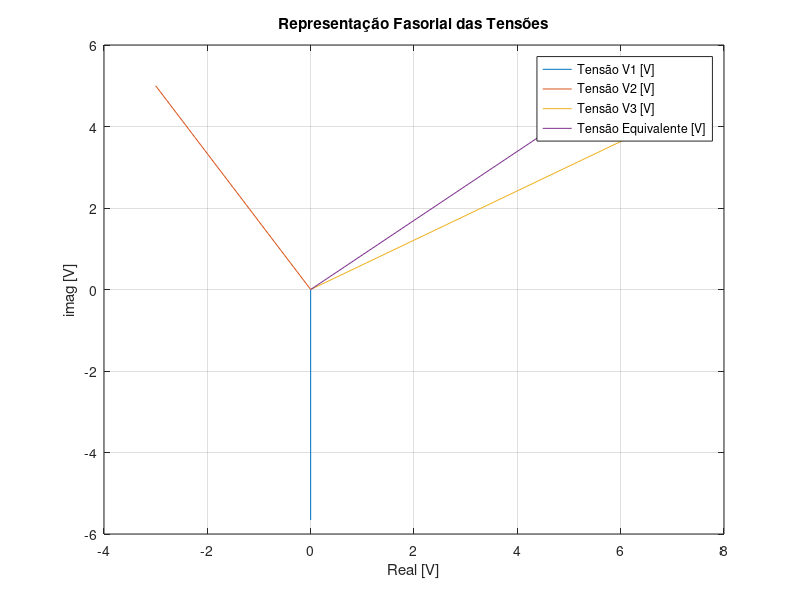
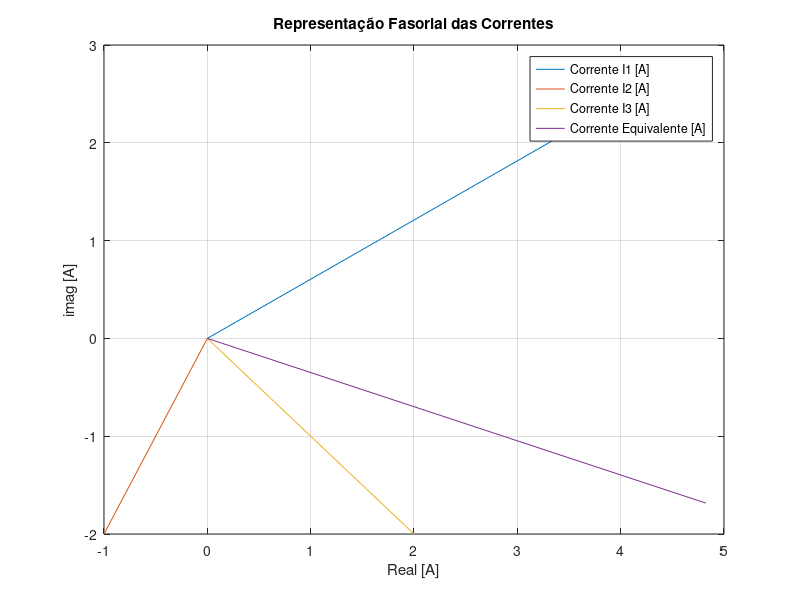
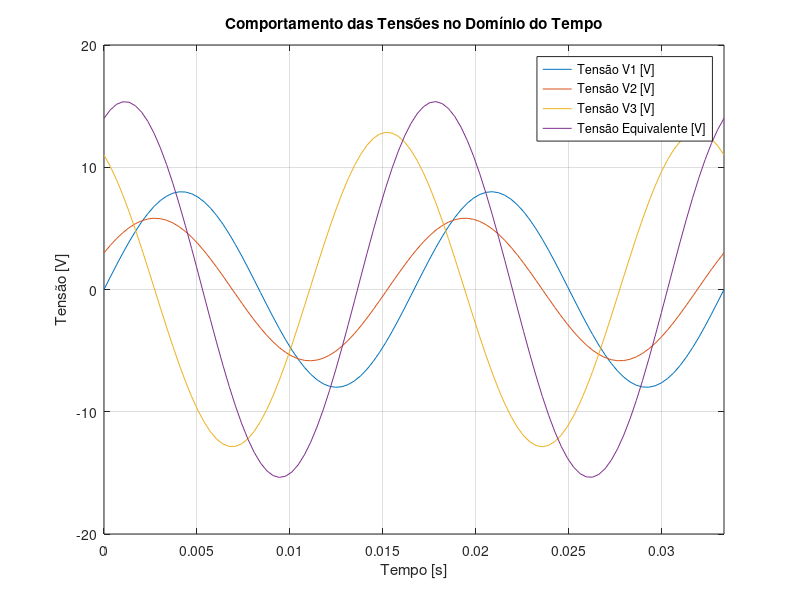
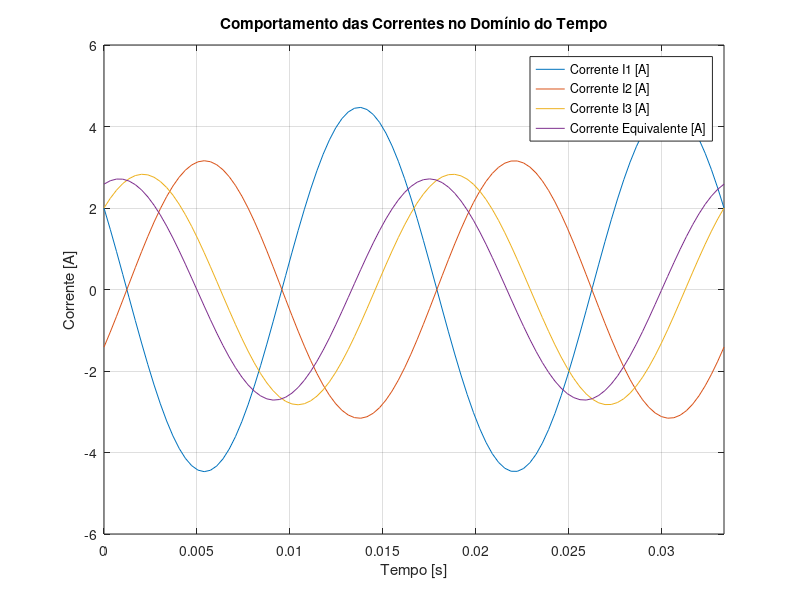

Write the MATLAB code that produced these figures, in order.
# dados da questão
# v1 = 8sin(wt) V | v2 = -3 + j5 V | v3 = 12,86/31,18° V
# i1 = 4,47/63,44° A | i2 = 3,16cos(wt - 116,57°) A | i3 = 2 - j2 A

# representação no domínio fasorial das tensões
v1_f = 8/sqrt(2)*exp(i*(-90/180*pi));
v2_f = -3 + i*5;
v3_f = 12.86/sqrt(2)*exp(i*31.18/180*pi);
Veq_f = v1_f + v2_f + v3_f;

# representação no domínio fasorial das correntes
i1_f = 4.47*exp(i*31.18/180*pi);
i2_f = 3.16/sqrt(2)*exp(i*-116.57/180*pi);
i3_f = 2 - i*2;
Ieq_f = i1_f + i2_f + i3_f;

# definindo os limites de tempo para a plotagem no domínio do tempo
t = linspace(0, 2/60, 100);

# representação no domínio do tempo das tensões
v1_t = 8*cos(2*pi*60*t  + (-90/180*pi));
v2_t_module = sqrt(real(v2_f)^2 + imag(v2_f)^2);
v2_t_phase = atan(imag(v2_f)/real(v2_f)); # arctan en radianos
v2_t = v2_t_module*cos(2*pi*60*t + v2_t_phase);
v3_t = 12.86*cos(2*pi*60*t + 31.18/180*pi);
Veq_t = v1_t + v2_t + v3_t;

# representação no domínio do tempo das correntes
i1_t = 4.47 * cos(2*pi*60*t + 63.44/180*pi);
i2_t = 3.16 * cos(2*pi*60*t - 116.57/180*pi);
i3_t_module = sqrt(real(i3_f)^2 + imag(i3_f)^2);
i3_t_phase = atan(imag(i3_f)/real(i3_f));
i3_t = i3_t_module*cos(2*pi*60*t + i3_t_phase);
Ieq_t = i1_t + i2_t + i3_t;

# plotagem da figura 1
figure(1);
plot([0 real(v1_f)],[0 imag(v1_f)], [0 real(v2_f)],[0 imag(v2_f)],
     [0 real(v3_f)],[0 imag(v3_f)], [0 real(Veq_f)],[0 imag(Veq_f)]);
title('Representação Fasorial das Tensões');
xlabel('Real [V]'); ylabel('imag [V]'); grid on;
legend('Tensão V1 [V]', 'Tensão V2 [V]', 'Tensão V3 [V]',
       'Tensão Equivalente [V]');

# plotagem da figura 2
figure(2);
plot([0 real(i1_f)],[0 imag(i1_f)], [0 real(i2_f)],[0 imag(i2_f)],
     [0 real(i3_f)],[0 imag(i3_f)], [0 real(Ieq_f)],[0 imag(Ieq_f)]);
title('Representação Fasorial das Correntes');
xlabel('Real [A]'); ylabel('imag [A]'); grid on;
legend('Corrente I1 [A]', 'Corrente I2 [A]', 'Corrente I3 [A]',
       'Corrente Equivalente [A]');

# plotagem da figura 3
figure(3);
plot(t, v1_t, t, v2_t, t, v3_t, t, Veq_t);
xlim([0, 2/60]);
title('Comportamento das Tensões no Domínio do Tempo');
xlabel('Tempo [s]'); ylabel('Tensão [V]'); grid on;
legend('Tensão V1 [V]', 'Tensão V2 [V]', 'Tensão V3 [V]',
       'Tensão Equivalente [V]');

# plotagem da figura 4
figure(4);
plot(t, i1_t, t, i2_t, t, i3_t, t, Ieq_t);
xlim([0, 2/60]);
title('Comportamento das Correntes no Domínio do Tempo');
xlabel('Tempo [s]'); ylabel('Corrente [A]'); grid on;
legend('Corrente I1 [A]', 'Corrente I2 [A]', 'Corrente I3 [A]',
       'Corrente Equivalente [A]');
